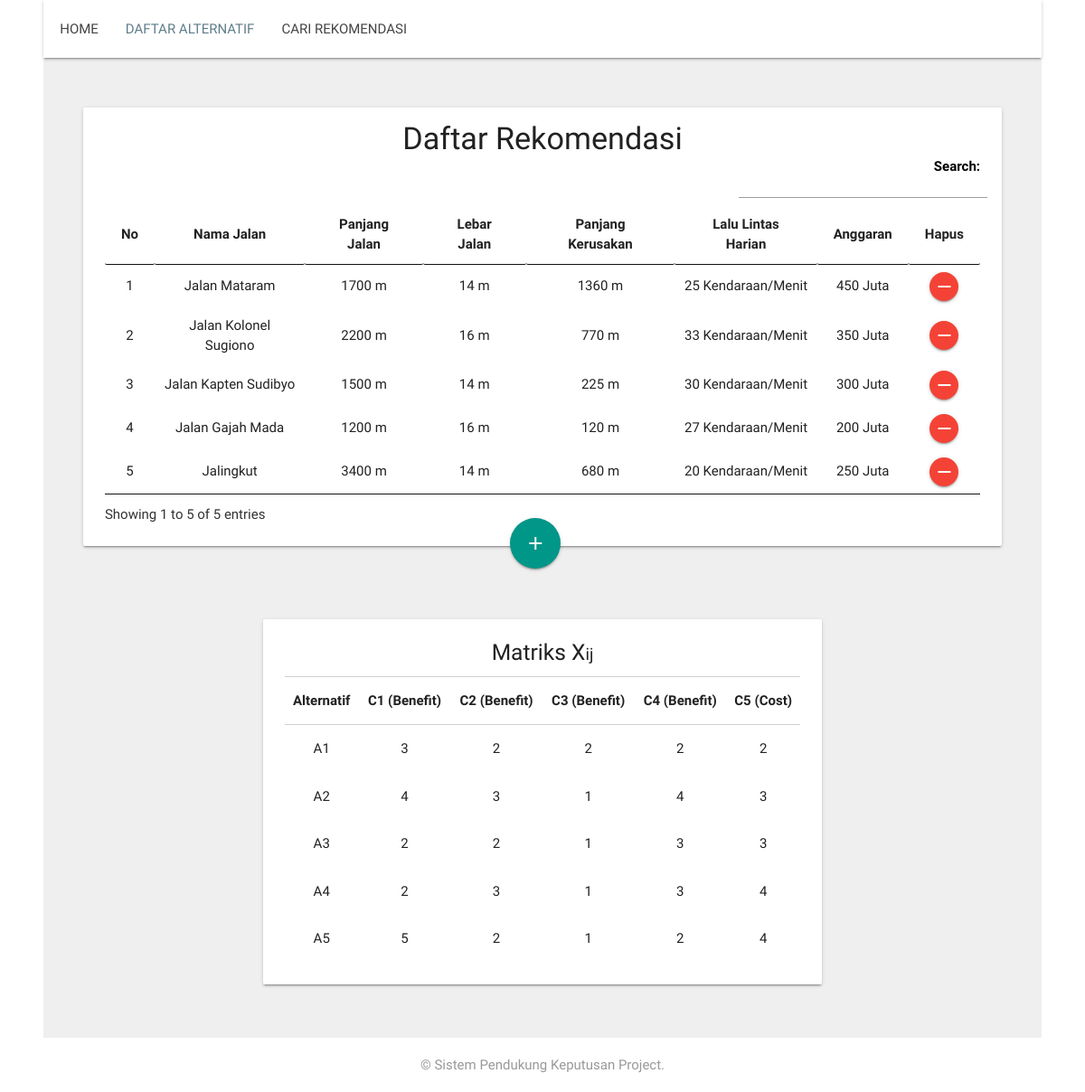
Page /spk/daftar_hp.php on the committed database.
### tables this page shows
CREATE TABLE `datajalan1` (
  `id` int(3) NOT NULL,
  `nama` varchar(50) NOT NULL,
  `panjang` int(5) NOT NULL,
  `lebar` int(3) NOT NULL,
  `kondisi` int(5) NOT NULL,
  `lantas` int(5) NOT NULL,
  `anggaran` int(15) NOT NULL,
  `panjang_jml` int(1) NOT NULL,
  `lebar_jml` int(1) NOT NULL,
  `kondisi_jml` int(1) NOT NULL,
  `lantas_jml` int(1) NOT NULL,
  `anggaran_jml` int(1) NOT NULL
);

### spk/daftar_hp.php (the view, shortened to what this page needs)
<?php
include('class/connection.php');
?>
<!DOCTYPE html>
<html>
<head>
	<link type="text/css" rel="stylesheet" href="assets/css/materialize.css"  media="screen,projection"/>
	<link rel="stylesheet" href="assets/css/table.css">
	<link rel="stylesheet" href="assets/css/style.css">
	<link rel="stylesheet" href="https://cdnjs.cloudflare.com/ajax/libs/font-awesome/4.5.0/css/font-awesome.min.css">
	<link rel="stylesheet" type="text/css" href="assets/dataTable/jquery.dataTables.min.css">
</head>
<body>
	<div class="navbar-fixed">
	<nav>
    	<div class="container">
						<div class="nav-wrapper">
								<ul class="left" style="margin-left: -52px;">
									<li><a href="index.php">HOME</a></li>
									<li><a class="active" href="daftar_hp.php">DAFTAR ALTERNATIF</a></li>
									<li><a href="rekomendasi.php">CARI REKOMENDASI</a></li>
								</ul>
						</div>
        </div>
		</nav>
		</div>
	<div style="background-color: #efefef">
		<div class="container">
		    <div class="section-card" style="padding: 40px 0px 20px 0px;">
				<ul>
				    <li>
						<div class="row">
						<div class="card">
								<div class="card-content">
									<center><h4 style="margin-bottom: 0px; margin-top: -8px;">Daftar Rekomendasi</h4></center>
									<table id="table_id" class="hover dataTablesCustom" style="width:100%">
											<thead style="border-top: 1px solid #d0d0d0;">
												<tr>
													<th><center>No </center></th>
													<th><center>Nama Jalan</center></th>
													<th><center>Panjang Jalan</center></th>
													<th><center>Lebar Jalan</center></th>
													<th><center>Panjang Kerusakan</center></th>
													<th><center>Lalu Lintas Harian</center></th>
													<th><center>Anggaran</center></th>
													<th><center>Hapus</center></th>
												</tr>
											</thead>
											<tbody>
												<?php
												$query=mysqli_query($selectdb,"SELECT * FROM datajalan1");
												$no=1;
												while ($data=mysqli_fetch_array($query)) {
												?>
												<tr>
													<td><center><?php echo $no; ?></center></td>
													<td><center><?php echo $data['nama']?></center></td>
													<td><center><?php echo $data['panjang']," m"?></center></td>
													<td><center><?php echo $data['lebar']," m"?></center></td>
													<td><center><?php echo $data['kondisi']," m"?></center></td>
													<td><center><?php echo $data['lantas']," Kendaraan/Menit"?></center></td>
													<td><center><?php echo $data['anggaran']," Juta"?></center></td>
													<td>
														<center>
															<form method="POST">
																<button type="submit" name="hapus_jl" style="height: 32px; width: 32px;" class="btn-floating btn-small waves-effect waves-light red"><i style="line-height: 32px;" class="material-icons">remove</i></button>
															</form>
														</center>
													</td>
												</tr>
												<?php
														$no++;}
												?>
											</tbody>
									</table>
									</div>
							</div>
							<a href="#tambah" class="btn-floating btn-large waves-effect waves-light teal btn-float-custom"><i class="material-icons">add</i></a>
						</div>
				    </li>
				</ul>
	    	</div>
		</div>
	</div>
	<div style="background-color: #efefef">
		<div class="container">
		    <div class="section-card" style="padding: 1px 20% 24px 20%;">
				<ul>
				    <li>
						<div class="row">
							<div class="card">
								<div class="card-content" style="padding-top: 10px;">
									<center><h5 style="margin-bottom: 10px;">Matriks X<small>ij</small></h5></center>
									<table class="responsive-table">
											<thead style="border-top: 1px solid #d0d0d0;">
												<tr>
													<th><center>Alternatif</center></th>
													<th><center>C1 (Benefit)</center></th>
													<th><center>C2 (Benefit)</center></th>
													<th><center>C3 (Benefit)</center></th>
													<th><center>C4 (Benefit)</center></th>
													<th><center>C5 (Cost)</center></th>
												</tr>
											</thead>
											<tbody>
												<?php
												$query=mysqli_query($selectdb,"SELECT * FROM datajalan1");
												$no=1;
												while ($data=mysqli_fetch_array($query)) {
												?>
												<tr>
													<td><center><?php echo "A",$no ?></center></td>
													<td><center><?php echo $data['panjang_jml'] ?></center></td>
													<td><center><?php echo $data['lebar_jml'] ?></center></td>
													<td><center><?php echo $data['kondisi_jml'] ?></center></td>
													<td><center><?php echo $data['lantas_jml'] ?></center></td>
													<td><center><?php echo $data['anggaran_jml'] ?></center></td>
												</tr>
												<?php
														$no++;}
												?>
											</tbody>
									</table>
									</div>
							</div>
						</div>
				    </li>
				</ul>
	    	</div>
		</div>
	</div>
	<div class="footer-copyright" style="padding: 0px 0px; background-color: white">
      <div class="container">
        <p align="center" style="color: #999">&copy; Sistem Pendukung Keputusan Project.</p>
      </div>
    </div>
</body>
</html>

### spk/assets/css/style.css (style rules this page uses)
nav ul a, nav .brand-logo { color: #444; }
p { line-height: 2rem; }
.section-card { padding-top: 6rem; padding-bottom: 6rem; }
.btn-float-custom { margin-top: -46px; margin-right: 48%; float: right; }

### rows in the picture
datajalan1: nama "Jalan Mataram", panjang "1700", lebar "14", kondisi "1360", lantas "25", anggaran "450", panjang_jml "3", lebar_jml "2", kondisi_jml "2", lantas_jml "2", anggaran_jml "2"
datajalan1: nama "Jalan Kolonel Sugiono", panjang "2200", lebar "16", kondisi "770", lantas "33", anggaran "350", panjang_jml "4", lebar_jml "3", kondisi_jml "1", lantas_jml "4", anggaran_jml "3"
datajalan1: nama "Jalan Kapten Sudibyo", panjang "1500", lebar "14", kondisi "225", lantas "30", anggaran "300", panjang_jml "2", lebar_jml "2", kondisi_jml "1", lantas_jml "3", anggaran_jml "3"
datajalan1: nama "Jalan Gajah Mada", panjang "1200", lebar "16", kondisi "120", lantas "27", anggaran "200", panjang_jml "2", lebar_jml "3", kondisi_jml "1", lantas_jml "3", anggaran_jml "4"
datajalan1: nama "Jalingkut", panjang "3400", lebar "14", kondisi "680", lantas "20", anggaran "250", panjang_jml "5", lebar_jml "2", kondisi_jml "1", lantas_jml "2", anggaran_jml "4"
